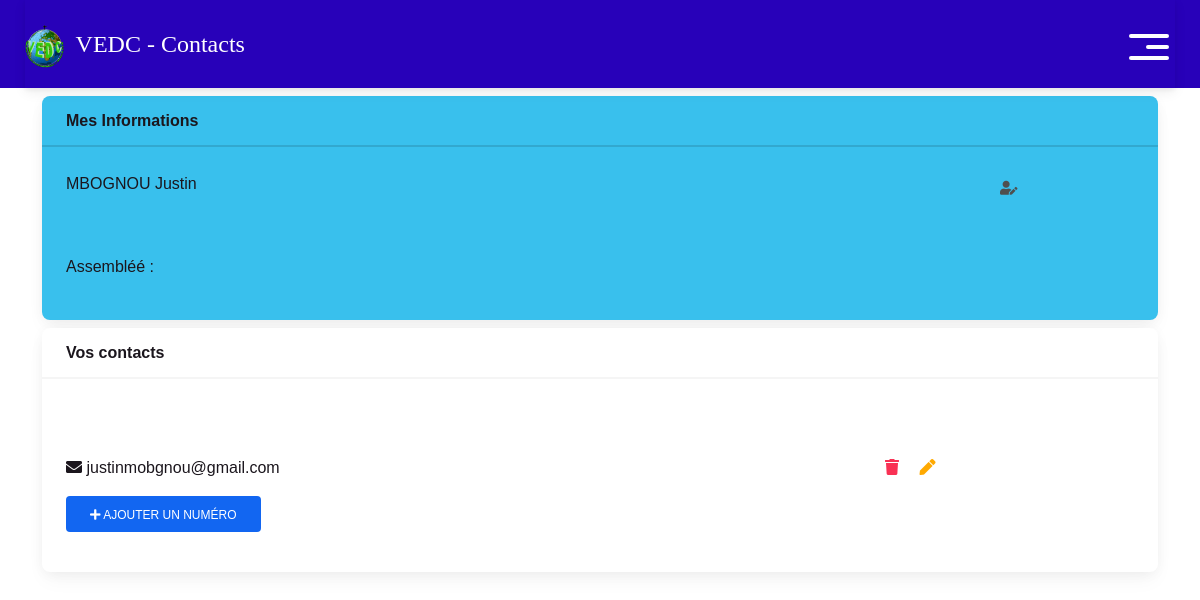
Before: /acceuil (signed in) with the older database file.
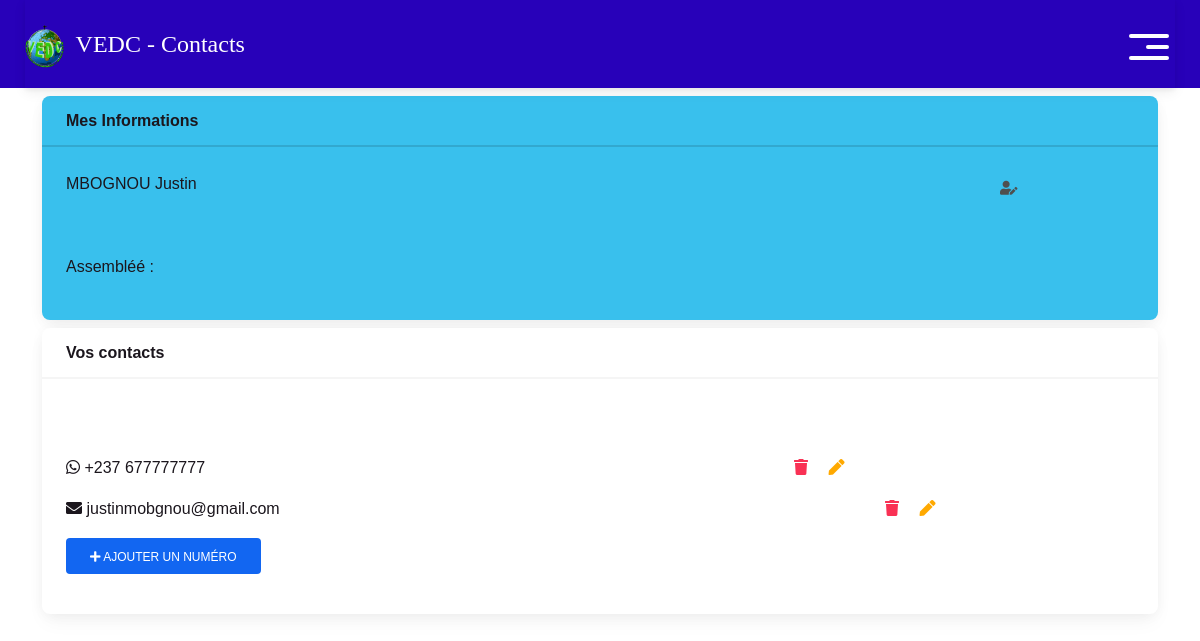
After: the same page with the newer database file.
### users/models.py (models this page shows)
class Numero(models.Model):
    numero = models.PositiveIntegerField()
    code_du_pays = models.PositiveIntegerField()
    disponible_sur_whatsapp = models.BooleanField()
    disponible_sur_appel = models.BooleanField()
    utilisateur = models.ForeignKey(User, on_delete=models.CASCADE)
    def __str__(self):
        return '+' + str(self.code_du_pays) + ' ' + str(self.numero)

### main/views.py (the view)
# urls.py: path("acceuil", views.home, name = 'home'),
@login_required
def home(request):
    context = {}
    user_id = request.user.id
    allnum = Numero.objects.filter(utilisateur_id = user_id)
    context['allnum'] = allnum
    return render(request, 'registration/profile.html',context)

### templates/registration/profile.html (shortened to what this page needs)
{% extends 'base.html' %}
{% load crispy_forms_tags %}
{% block content %}
    <div class="container">
        <div class="row ">
            <div class="col-12">
                <div class="card bg-info my-2">
                    <div class="card-header">
                        <strong>Mes Informations</strong>
                    </div>
                    <div class="card-body">
                        <div class="row">
                            <div class="col-10">
                                {{user.last_name}} {{user.first_name}}
                            </div>
                            <div class="col-2">
                                <span> <a href="{% url 'user_update' %}" class="text-dark"> <i class="fas fa-user-edit fa-sm btn "></i></a> </span>
                            </div>
                        </div>
                         <br> <br>
                         <p> Assembléé : {{user2.assemblee}} </p>
                    </div>
                </div>
                <div class="card my-2">
                    <div class="card-header">
                        <strong>Vos contacts</strong>
                    </div>
                    <div class="card-body">
                        <br><br>
                        {% for num in allnum %}
                        <div class="row">
                            <div class="col-8">
                                <p>
                                    {% if num.disponible_sur_whatsapp %}
                                        <i class="fab fa-whatsapp" aria-hidden="true"></i>
                                    {% endif %}
                                    {{num}}
                                </p>
                            </div>
                            <div class="col-4">
                                <a href="{% url 'delete_num' num.id %}" class="mr-2 text-danger"><i class="fa fa-trash" aria-hidden="true"></i> </a>
                                <a href="{% url 'update_num' num.id %}" class="ml-2 text-warning"> <i class="fa fa-pen" aria-hidden="true"></i> </a>
                            </div>
                        </div>
                        {% endfor %}
                        <div class="row">
                            <div class="col-9">
                                <p>  <i class="fa fa-envelope" aria-hidden="true"></i>  {{user.email}} </p>
                            </div>
                            <div class="col-3">
                                <a href="" class="mr-2 text-danger"><i class="fa fa-trash" aria-hidden="true"></i> </a>
                                <a href="" class="ml-2 text-warning"> <i class="fa fa-pen" aria-hidden="true"></i> </a>
                            </div>
                        </div>
                        <p><a href="{% url 'add_numero' %}" class="btn btn-primary"> <i class="fa fa-plus" aria-hidden="true"></i> Ajouter un numéro </a> </p>
                    </div>
                </div>
            </div>
        </div>
    </div>
{% endblock content %}

Changed rows visible on the page:
added Numero: disponible_sur_whatsapp True (drawn), code_du_pays+numero "+237 677777777"
